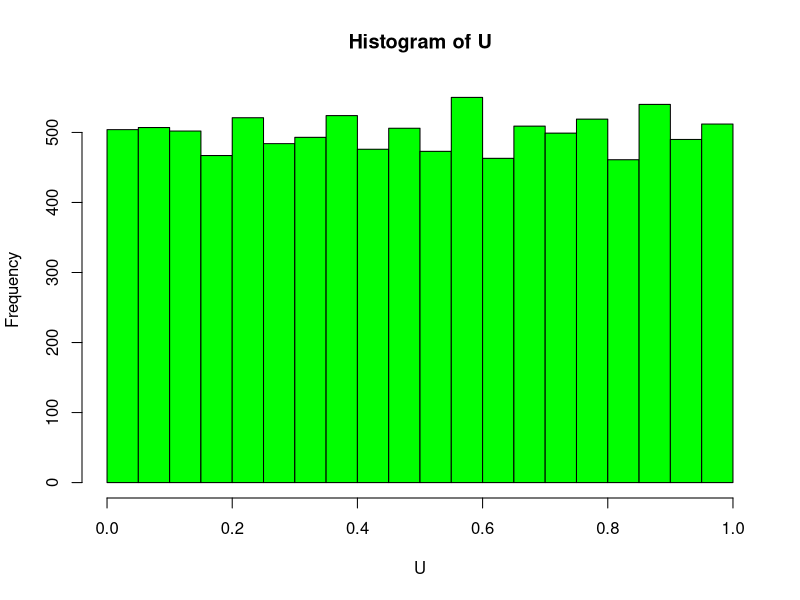
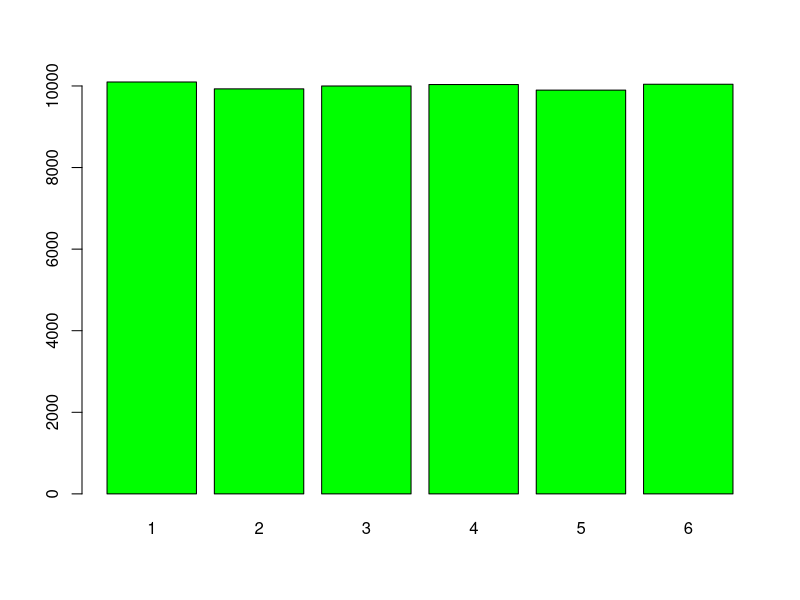

Here is the R script that generated these plots, in order:
# Aula 2 Prob Comp (15/03)

v = runif(10) # Retorna 10 valores no intervalo [0.0, 1.0).
print(v) # (Mersenne Twister)

a = 39373
c = 0
M = 2147483647
LCG <- function (seed, a, c, M, nsamples) {
  x = seed
  u = NULL
  for (i in 1:nsamples) {
    nx = (a * x + c) %% M
    u = c(u, as.double(nx) / as.double(M))
    x = nx
  }
  return (u)
}

CARA_OU_COROA <- function (U, p) {
  n = length(U)
  CC = NULL
  for (i in 1:n)
    if (U[i] < (1.0 - p))
      CC = c(CC, 0) #cara
  else
    CC = c(CC, 1) #coroa
  return (CC)
}
U = LCG(3, a, c, M, 10000)
hist(U, col = 'green')
CC = CARA_OU_COROA(U, 0.5)
print(sum(CC))

DADO <- function (U) {
  n = length(U)
  dado = NULL
  for (i in 1:n) {
    if (U[i] < 1.0 / 6.0)
      dado = c(dado, 1)
    else if (U[i] < 2.0 / 6.0)
      dado = c(dado, 2)
    else if (U[i] < 3.0 / 6.0)
      dado = c(dado, 3)
    else if (U[i] < 4.0 / 6.0)
      dado = c(dado, 4)
    else if (U[i] < 5.0 / 6.0)
      dado = c(dado, 5)
    else
      dado = c(dado, 6)
  }
  return (dado)
}
U = LCG(3, a, c, M, 60000)
dado = DADO(U)
barplot(table(dado), col = 'green')

dado
